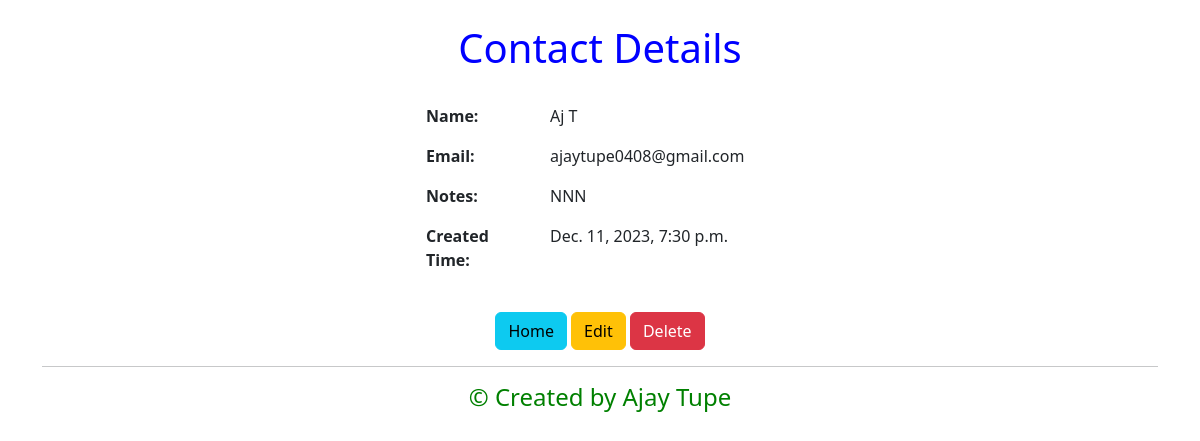
The app's page /contacts/18/ with its own data.
### contacts/models.py (models this page shows)
class Contact(models.Model):
    name = models.CharField(max_length=20, null=False, unique=True)
    email = models.EmailField(unique=True)
    created_time = models.DateTimeField(auto_now_add=True, editable=False)
    notes = models.TextField(max_length=200, default="")

### contacts/views.py (the view)
# urls.py: path("contacts/<int:pk>/", ContactDetailView.as_view(), name="contact_detail"),
class ContactDetailView(DetailView):
    model = Contact

### contacts/templates/contacts/contact_detail.html
{% extends "base.html" %}
{% block content %}
<div class="container">
    <div class="row justify-content-center">
        <div class="col-md-4">
            <br>
            <div class="text-center" style="color: blue;">
                <h1>Contact Details</h1>
            </div>
            <br>
            <div class="row">
                <div class="col-md-4">
                    <p><strong>Name:</strong></p>
                    <p><strong>Email:</strong></p>
                    <p><strong>Notes:</strong></p>
                    <p><strong>Created Time:</strong></p>
                </div>
                <div class="col-md-7">
                    <p>{{ contact.name }}</p>
                    <p>{{ contact.email }}</p>
                    <p>{{ contact.notes }}</p>
                    <p>{{ contact.created_time }}</p>
                </div>
            </div>
            <br>
            <div class="text-center">
                <a class="btn btn-info" href="{% url 'contact_list' %}" role="button">Home</a>
                <a class="btn btn-warning" href="{% url 'contact_update' contact.pk %}" role="button">Edit</a>
                <a class="btn btn-danger" href="{% url 'contact_delete' contact.pk %}" role="button">Delete</a>
            </div>
        </div>
    </div>
</div>
<hr>
<div class="centered-text" style="color: green;">
    <h4>&copy; Created by Ajay Tupe</h4>
</div>
{% endblock content %}

### templates/base.html (style rules this page uses)
.centered-text { text-align: center; }

### records on screen
Contact: name "Aj T", email "ajaytupe0408@gmail.com", notes "NNN", created_time "Dec. 11, 2023, 7:30 p.m."
